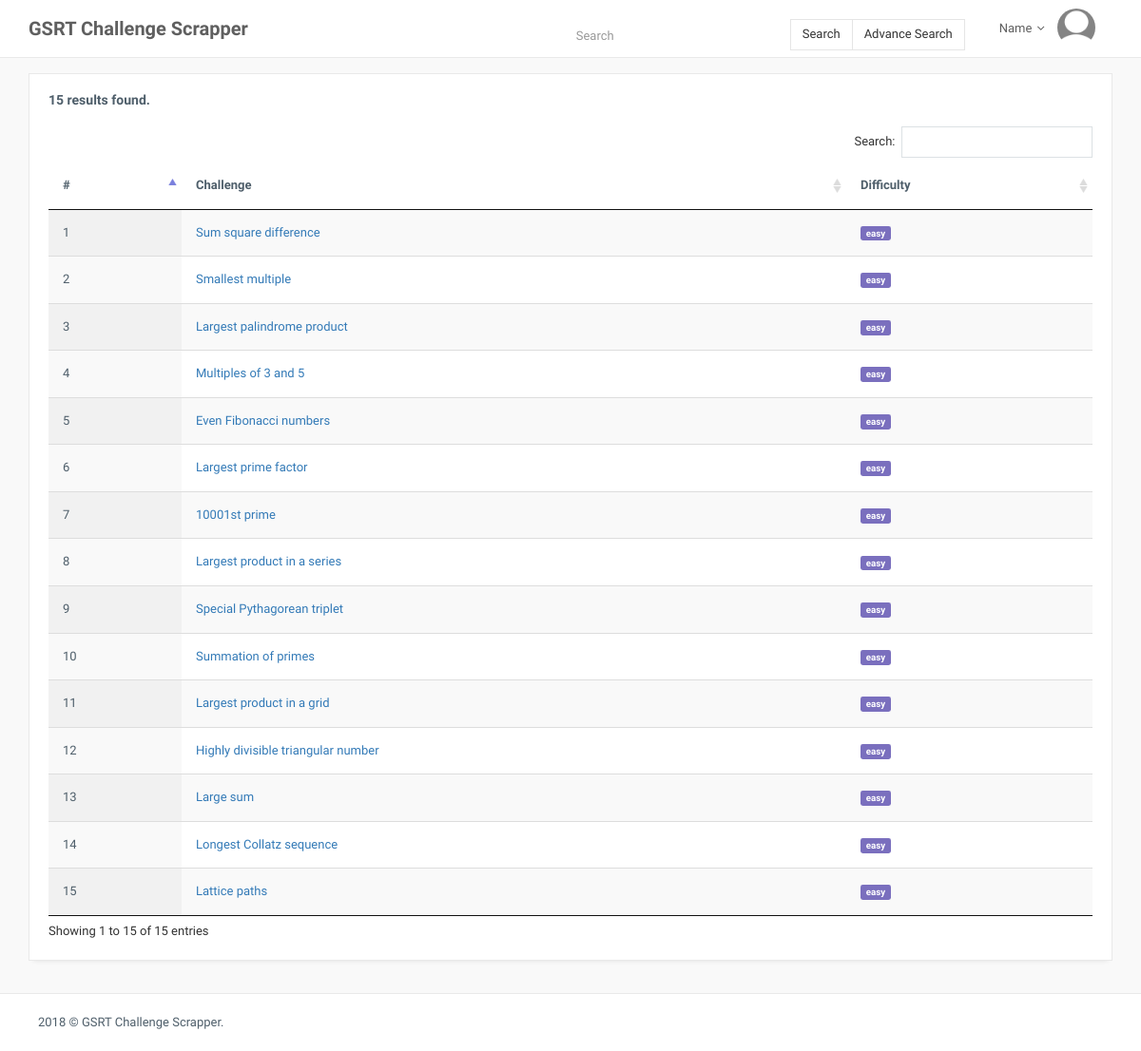
The app's page /php/search.php (signed in) with its own data.
### tables this page shows
CREATE TABLE IF NOT EXISTS `users` (
  `id` int(11) NOT NULL AUTO_INCREMENT,
  `name` varchar(255) NOT NULL,
  `email` varchar(255) NOT NULL,
  `password` varchar(255) NOT NULL,
  UNIQUE KEY `id` (`id`)
);

CREATE TABLE IF NOT EXISTS `challenges` (
  `id` int(11) NOT NULL AUTO_INCREMENT,
  `title` varchar(255) NOT NULL,
  `difficulty` varchar(255) NOT NULL,
  `description` text NOT NULL,
  `hint` text NOT NULL,
  `note` text NOT NULL,
  `url` text NOT NULL,
  `solved` tinyint(1) NOT NULL,
  PRIMARY KEY (`id`)
);

### php/search.php (the view, shortened to what this page needs)
<?php
$servername = "localhost";
$username = "root";
$password = "root_123";
$dbname = "scraper";
$conn = new mysqli($servername, $username, $password, $dbname);
if (isset($_SESSION['email'])) {
$email = $_SESSION['email'];
$result = $conn->query("SELECT * FROM users WHERE email = '".$email."'");
$row = $result->fetch_array(MYSQLI_ASSOC);
$name = $row['name'];
}
$sql = "SELECT * from challenges WHERE id > 0 ";
$result_ch = $conn->query($sql);
?>
<!DOCTYPE html>
<html>
    <head>
        <link href="assets/plugins/pace-master/themes/blue/pace-theme-flash.css" rel="stylesheet"/>
        <link href="assets/plugins/uniform/css/uniform.default.min.css" rel="stylesheet"/>
        <link href="assets/plugins/bootstrap/css/bootstrap.min.css" rel="stylesheet" type="text/css"/>
        <link href="assets/plugins/fontawesome/css/font-awesome.css" rel="stylesheet" type="text/css"/>
        <link href="assets/plugins/datatables/css/jquery.datatables.min.css" rel="stylesheet" type="text/css"/>
        <link href="assets/plugins/datatables/css/jquery.datatables_themeroller.css" rel="stylesheet" type="text/css"/>
		<link href="assets/css/animate.css" rel="stylesheet" type="text/css"/>
        <link href="assets/css/scrapper.css" rel="stylesheet" type="text/css"/>
        <link href="assets/css/flash.css" rel="stylesheet" type="text/css"/>
    </head>
    <body class="page-header-fixed compact-menu page-horizontal-bar">
        <main class="page-content content-wrap">
			<?php include_once("navbar.php"); ?>
            <div class="page-inner">
                <div class="page-title">
                    <div class="containe1r">
                        <h3>Dashboard</h3>
                    </div>
                </div>
			    <div id="main-wrapper" class="container">
                    <div class="row">
                        <div class="col-lg-12 col-md-12">
                            <div class="panel panel-white">
                                <div class="panel-heading clearfix">
                                    <h4 class="panel-title"><?php echo $result_ch->num_rows;  ?> results found.</h4>
                                </div>
                                <div class="panel-body">
                                   <div class="table-responsive">
                                    <?php
										   if ($result_ch->num_rows > 0) {
												echo "<table id=\"example\" class=\"display table\" style=\"width: 100%; cellspacing: 0;\">
													<thead>
                                               <tr>
                                                   <th>#</th>
                                                   <th>Challenge</th>
                                                   <th>Difficulty</th>
                                               </tr>
                                           </thead><tbody>";
												$i = 0;
												while($row = $result_ch->fetch_assoc()) {
													$i++;
													echo "<tr><td>".$i."</td><td><a href=\"challenge?id=".$row["id"]."\">".$row["title"]."</a></td><td><span class=\"label label-primary\">".$row["difficulty"]."</span></td></tr>";
												}
												echo "</table></tbody>";
											} else {
												echo "0 results";
											}
										   ?>
                                    </div>
                                </div>
                            </div>
                        </div>
                    </div>
                </div>
                <div class="page-footer">
                    <div class="container">
                        <p class="no-s">2018 © GSRT Challenge Scrapper.</p>
                    </div>
                </div>
            </div>
        </main>
    </body>
</html>

### php/navbar.php (shortened to what this page needs)
<div class="navbar">
                <div class="navbar-inner container">
                    <div class="logo-box">
                        <a href="index.php" class="logo-text"><span>GSRT Challenge Scrapper</span></a>
                    </div>
                    <div class="topmenu-outer">
                        <div class="top-menu">
                            <ul class="nav navbar-nav navbar-right">
                             	<li class="dropdown navbar-search">
									<a>
									<div class="input-group input-append search-input-div" id="showRight">
										<input id="search-input" type="text" class="form-control" style="border:none;" placeholder="Search">
									</div>
									</a>
								</li>
								<li class="dropdown navbar-search">
								<a>
									<div class="btn-group" id="showRight">
										<button type="button" id="search" class="btn btn-default">Search</button>
										<button type="button" class="btn btn-default" data-toggle="modal" data-target="#myModal">Advance Search</button>
									</div>
									</a>
								</li>
								<?php if(isset($name)) { ?>
                                <li class="dropdown">
                                    <a href="#" class="dropdown-toggle waves-effect waves-button waves-classic" data-toggle="dropdown">
                                        <span class="user-name"> <?php echo $name; ?><i class="fa fa-angle-down"></i></span>
                                        <img class="img-circle avatar" src="assets/images/avatar.png" width="40" height="40" alt="">
                                    </a>
                                </li>
								<?php } ?>
                            </ul>
                        </div>
                    </div>
                </div>
            </div>

### records on screen
users: name "Name"
challenges: title "Sum square difference", difficulty "easy"
challenges: title "Smallest multiple", difficulty "easy"
challenges: title "Largest palindrome product", difficulty "easy"
challenges: title "Multiples of 3 and 5", difficulty "easy"
challenges: title "Even Fibonacci numbers", difficulty "easy"
challenges: title "Largest prime factor", difficulty "easy"
challenges: title "10001st prime", difficulty "easy"
challenges: title "Largest product in a series", difficulty "easy"
challenges: title "Special Pythagorean triplet", difficulty "easy"
challenges: title "Summation of primes", difficulty "easy"
challenges: title "Largest product in a grid", difficulty "easy"
challenges: title "Highly divisible triangular number", difficulty "easy"
challenges: title "Large sum", difficulty "easy"
challenges: title "Longest Collatz sequence", difficulty "easy"
challenges: title "Lattice paths", difficulty "easy"

### other values on screen
$result_ch->num_rows "15"
